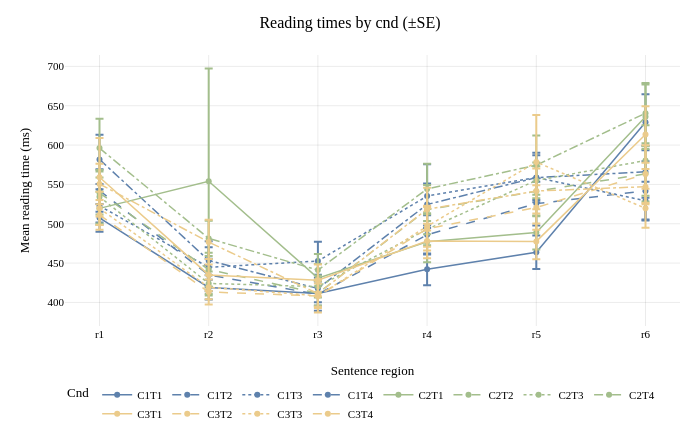
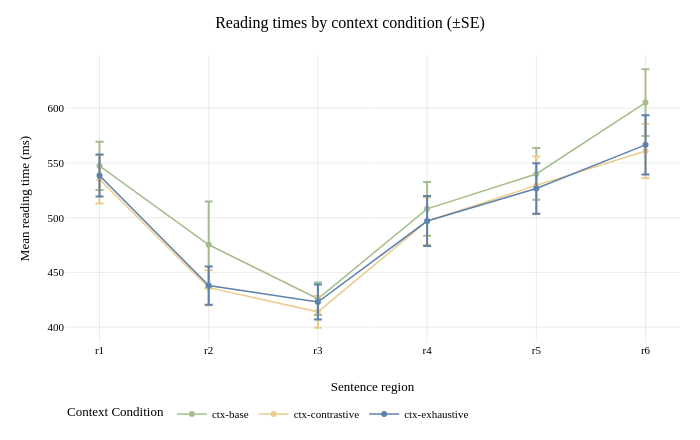
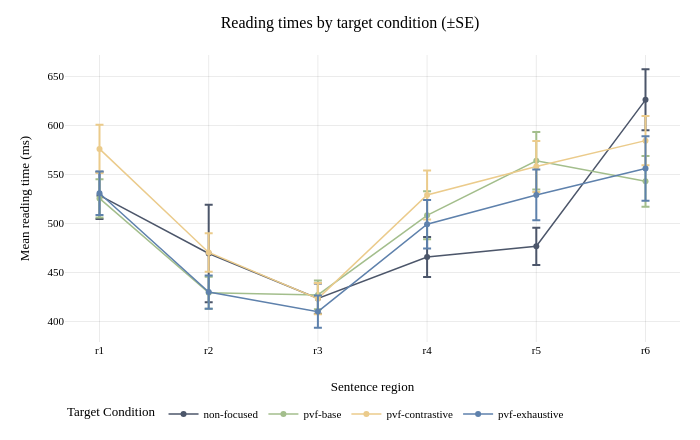

Source (notebook cell) for these figures, in order:
### Markdown cell above
#### Reading-time plots

Exhaustive is blue, base green, contrastive yellow, and non-focused grey. For combined `cnd` conditions, color identifies the context (C1 exhaustive, C2 base, C3 contrastive), while line style identifies the target (T1 non-focused: solid; T2 exhaustive: dashed; T3 base: dotted; T4 contrastive: dash-dot).

### Code cell
# Combined CxTy conditions use the context color and a target-specific line style.
condition_pairs = plot_trials[['cnd', 'context_condition', 'target_condition']].drop_duplicates()
if condition_pairs['cnd'].duplicated().any():
    raise ValueError('A combined condition maps to multiple context/target conditions')
missing_colors = set(condition_pairs['context_condition']) | set(condition_pairs['target_condition'])
missing_colors -= set(CONDITION_COLORS)
if missing_colors:
    raise ValueError(f'No Nord colors defined for conditions: {sorted(missing_colors)}')
missing_dashes = set(condition_pairs['target_condition']) - set(TARGET_DASHES)
if missing_dashes:
    raise ValueError(f'No line styles defined for target conditions: {sorted(missing_dashes)}')
combined_colors = {
    row.cnd: CONDITION_COLORS[row.context_condition]
    for row in condition_pairs.itertuples(index=False)
}
combined_dashes = {
    row.cnd: TARGET_DASHES[row.target_condition]
    for row in condition_pairs.itertuples(index=False)
}
color_map = {**CONDITION_COLORS, **combined_colors}

reading_figures = {}
for condition, summary in reading_summaries.items():
    figure = px.line(
        summary, x='region', y='mean_ms', color=condition,
        line_dash=condition if condition == 'cnd' else None,
        color_discrete_map=color_map, line_dash_map=combined_dashes,
        markers=True, error_y=ERROR_BAR, category_orders={'region': region_order},
        hover_data={'sd_ms': ':.1f', 'se_ms': ':.1f', 'n_submissions': True},
        labels={'region': 'Sentence region', 'mean_ms': 'Mean reading time (ms)',
                condition: condition.replace('_', ' ').title()},
        title=f'Reading times by {condition.replace("_", " ")} (±{ERROR_BAR[:2].upper()})'
    )
    figure.update_layout(width=FIGURE_WIDTH, height=FIGURE_HEIGHT,
                         margin=dict(l=65, r=20, t=55, b=55), hovermode='x unified',
                         legend=dict(orientation='h', yanchor='top', y=-0.2))
    reading_figures[condition] = figure
    figure.show()

### Figure 1 — Plotly figure (JSON) as saved in the notebook; plotly's stock layout.template omitted (floating-point values rounded to 4 significant figures)
{"data": [{"customdata": [[137.5, 17.75, 60.0], [119.4, 15.42, 60.0], [119.2, 15.39, 60.0], [157.3, 20.31, 60.0], [164.7, 21.27, 60.0], [275.3, 35.55, 60.0]], "error_y": {"array": [17.75, 15.42, 15.39, 20.31, 21.27, 35.55]}, "hovertemplate": "Cnd=C1T1<br>Sentence region=%{x}<br>Mean reading time (ms)=%{y}<br>sd_ms=%{customdata[0]:.1f}<br>se_ms=%{customdata[1]:.1f}<br>n_submissions=%{customdata[2]}<extra></extra>", "legendgroup": "C1T1", "line": {"color": "#5e81ac", "dash": "solid"}, "marker": {"symbol": "circle"}, "mode": "lines+markers", "name": "C1T1", "orientation": "v", "showlegend": true, "type": "scatter", "x": ["r1", "r2", "r3", "r4", "r5", "r6"], "xaxis": "x", "y": [507.5, 419.1, 411.2, 442.1, 463.8, 629.0], "yaxis": "y"}, {"customdata": [[208.9, 26.97, 60.0], [160.7, 20.75, 60.0], [162.4, 20.97, 60.0], [193.3, 24.95, 60.0], [215.8, 27.87, 60.0], [291.4, 37.62, 60.0]], "error_y": {"array": [26.97, 20.75, 20.97, 24.95, 27.87, 37.62]}, "hovertemplate": "Cnd=C1T2<br>Sentence region=%{x}<br>Mean reading time (ms)=%{y}<br>sd_ms=%{customdata[0]:.1f}<br>se_ms=%{customdata[1]:.1f}<br>n_submissions=%{customdata[2]}<extra></extra>", "legendgroup": "C1T2", "line": {"color": "#5e81ac", "dash": "dash"}, "marker": {"symbol": "circle"}, "mode": "lines+markers", "name": "C1T2", "orientation": "v", "showlegend": true, "type": "scatter", "x": ["r1", "r2", "r3", "r4", "r5", "r6"], "xaxis": "x", "y": [542.2, 434.9, 410.4, 486.0, 525.6, 541.8], "yaxis": "y"}, {"customdata": [[162.7, 21.01, 60.0], [197.0, 25.43, 60.0], [189.0, 24.4, 60.0], [313.8, 40.51, 60.0], [243.8, 31.48, 60.0], [185.7, 23.98, 60.0]], "error_y": {"array": [21.01, 25.43, 24.4, 40.51, 31.48, 23.98]}, "hovertemplate": "Cnd=C1T3<br>Sentence region=%{x}<br>Mean reading time (ms)=%{y}<br>sd_ms=%{customdata[0]:.1f}<br>se_ms=%{customdata[1]:.1f}<br>n_submissions=%{customdata[2]}<extra></extra>", "legendgroup": "C1T3", "line": {"color": "#5e81ac", "dash": "dot"}, "marker": {"symbol": "circle"}, "mode": "lines+markers", "name": "C1T3", "orientation": "v", "showlegend": true, "type": "scatter", "x": ["r1", "r2", "r3", "r4", "r5", "r6"], "xaxis": "x", "y": [522.8, 444.6, 452.6, 535.2, 558.7, 529.3], "yaxis": "y"}, {"customdata": [[243.4, 31.42, 60.0], [190.0, 24.53, 60.0], [136.3, 17.6, 60.0], [207.1, 26.73, 60.0], [219.4, 28.32, 60.0], [256.7, 33.14, 60.0]], "error_y": {"array": [31.42, 24.53, 17.6, 26.73, 28.32, 33.14]}, "hovertemplate": "Cnd=C1T4<br>Sentence region=%{x}<br>Mean reading time (ms)=%{y}<br>sd_ms=%{customdata[0]:.1f}<br>se_ms=%{customdata[1]:.1f}<br>n_submissions=%{customdata[2]}<extra></extra>", "legendgroup": "C1T4", "line": {"color": "#5e81ac", "dash": "dashdot"}, "marker": {"symbol": "circle"}, "mode": "lines+markers", "name": "C1T4", "orientation": "v", "showlegend": true, "type": "scatter", "x": ["r1", "r2", "r3", "r4", "r5", "r6"], "xaxis": "x", "y": [581.8, 453.4, 417.7, 524.5, 558.6, 566.0], "yaxis": "y"}, {"customdata": [[163.2, 21.07, 60.0], [1110.0, 143.3, 60.0], [138.2, 17.84, 60.0], [203.1, 26.22, 60.0], [167.8, 21.66, 60.0], [317.9, 41.04, 60.0]], "error_y": {"array": [21.07, 143.3, 17.84, 26.22, 21.66, 41.04]}, "hovertemplate": "Cnd=C2T1<br>Sentence region=%{x}<br>Mean reading time (ms)=%{y}<br>sd_ms=%{customdata[0]:.1f}<br>se_ms=%{customdata[1]:.1f}<br>n_submissions=%{customdata[2]}<extra></extra>", "legendgroup": "C2T1", "line": {"color": "#a3be8c", "dash": "solid"}, "marker": {"symbol": "circle"}, "mode": "lines+markers", "name": "C2T1", "orientation": "v", "showlegend": true, "type": "scatter", "x": ["r1", "r2", "r3", "r4", "r5", "r6"], "xaxis": "x", "y": [519.5, 554.0, 430.9, 477.2, 488.9, 636.1], "yaxis": "y"}, {"customdata": [[212.6, 27.45, 60.0], [166.3, 21.47, 60.0], [121.7, 15.71, 60.0], [242.7, 31.33, 60.0], [246.1, 31.77, 60.0], [271.5, 35.05, 60.0]], "error_y": {"array": [27.45, 21.47, 15.71, 31.33, 31.77, 35.05]}, "hovertemplate": "Cnd=C2T2<br>Sentence region=%{x}<br>Mean reading time (ms)=%{y}<br>sd_ms=%{customdata[0]:.1f}<br>se_ms=%{customdata[1]:.1f}<br>n_submissions=%{customdata[2]}<extra></extra>", "legendgroup": "C2T2", "line": {"color": "#a3be8c", "dash": "dash"}, "marker": {"symbol": "circle"}, "mode": "lines+markers", "name": "C2T2", "orientation": "v", "showlegend": true, "type": "scatter", "x": ["r1", "r2", "r3", "r4", "r5", "r6"], "xaxis": "x", "y": [539.1, 441.7, 411.7, 517.9, 541.3, 563.5], "yaxis": "y"}, {"customdata": [[264.2, 34.11, 60.0], [117.5, 15.17, 60.0], [108.6, 14.02, 60.0], [158.2, 20.43, 60.0], [175.2, 22.62, 60.0], [347.2, 44.82, 60.0]], "error_y": {"array": [34.11, 15.17, 14.02, 20.43, 22.62, 44.82]}, "hovertemplate": "Cnd=C2T3<br>Sentence region=%{x}<br>Mean reading time (ms)=%{y}<br>sd_ms=%{customdata[0]:.1f}<br>se_ms=%{customdata[1]:.1f}<br>n_submissions=%{customdata[2]}<extra></extra>", "legendgroup": "C2T3", "line": {"color": "#a3be8c", "dash": "dot"}, "marker": {"symbol": "circle"}, "mode": "lines+markers", "name": "C2T3", "orientation": "v", "showlegend": true, "type": "scatter", "x": ["r1", "r2", "r3", "r4", "r5", "r6"], "xaxis": "x", "y": [534.3, 424.1, 420.2, 493.0, 555.1, 580.3], "yaxis": "y"}, {"customdata": [[288.6, 37.26, 60.0], [173.1, 22.35, 60.0], [158.3, 20.44, 60.0], [249.0, 32.14, 60.0], [291.8, 37.67, 60.0], [296.1, 38.23, 60.0]], "error_y": {"array": [37.26, 22.35, 20.44, 32.14, 37.67, 38.23]}, "hovertemplate": "Cnd=C2T4<br>Sentence region=%{x}<br>Mean reading time (ms)=%{y}<br>sd_ms=%{customdata[0]:.1f}<br>se_ms=%{customdata[1]:.1f}<br>n_submissions=%{customdata[2]}<extra></extra>", "legendgroup": "C2T4", "line": {"color": "#a3be8c", "dash": "dashdot"}, "marker": {"symbol": "circle"}, "mode": "lines+markers", "name": "C2T4", "orientation": "v", "showlegend": true, "type": "scatter", "x": ["r1", "r2", "r3", "r4", "r5", "r6"], "xaxis": "x", "y": [596.1, 481.3, 441.1, 544.3, 574.4, 640.5], "yaxis": "y"}, {"customdata": [[386.5, 49.9, 60.0], [157.8, 20.37, 60.0], [156.6, 20.22, 60.0], [169.7, 21.91, 60.0], [175.1, 22.6, 60.0], [278.3, 35.93, 60.0]], "error_y": {"array": [49.9, 20.37, 20.22, 21.91, 22.6, 35.93]}, "hovertemplate": "Cnd=C3T1<br>Sentence region=%{x}<br>Mean reading time (ms)=%{y}<br>sd_ms=%{customdata[0]:.1f}<br>se_ms=%{customdata[1]:.1f}<br>n_submissions=%{customdata[2]}<extra></extra>", "legendgroup": "C3T1", "line": {"color": "#ebcb8b", "dash": "solid"}, "marker": {"symbol": "circle"}, "mode": "lines+markers", "name": "C3T1", "orientation": "v", "showlegend": true, "type": "scatter", "x": ["r1", "r2", "r3", "r4", "r5", "r6"], "xaxis": "x", "y": [559.1, 435.0, 428.1, 478.1, 477.6, 613.5], "yaxis": "y"}, {"customdata": [[146.8, 18.96, 60.0], [122.5, 15.82, 60.0], [161.8, 20.88, 60.0], [214.2, 27.65, 60.0], [218.7, 28.24, 60.0], [284.5, 36.73, 60.0]], "error_y": {"array": [18.96, 15.82, 20.88, 27.65, 28.24, 36.73]}, "hovertemplate": "Cnd=C3T2<br>Sentence region=%{x}<br>Mean reading time (ms)=%{y}<br>sd_ms=%{customdata[0]:.1f}<br>se_ms=%{customdata[1]:.1f}<br>n_submissions=%{customdata[2]}<extra></extra>", "legendgroup": "C3T2", "line": {"color": "#ebcb8b", "dash": "dash"}, "marker": {"symbol": "circle"}, "mode": "lines+markers", "name": "C3T2", "orientation": "v", "showlegend": true, "type": "scatter", "x": ["r1", "r2", "r3", "r4", "r5", "r6"], "xaxis": "x", "y": [511.3, 413.4, 408.2, 493.7, 520.6, 563.1], "yaxis": "y"}, {"customdata": [[163.7, 21.13, 60.0], [119.4, 15.42, 60.0], [121.7, 15.71, 60.0], [200.6, 25.9, 60.0], [463.4, 59.82, 60.0], [191.7, 24.75, 60.0]], "error_y": {"array": [21.13, 15.42, 15.71, 25.9, 59.82, 24.75]}, "hovertemplate": "Cnd=C3T3<br>Sentence region=%{x}<br>Mean reading time (ms)=%{y}<br>sd_ms=%{customdata[0]:.1f}<br>se_ms=%{customdata[1]:.1f}<br>n_submissions=%{customdata[2]}<extra></extra>", "legendgroup": "C3T3", "line": {"color": "#ebcb8b", "dash": "dot"}, "marker": {"symbol": "circle"}, "mode": "lines+markers", "name": "C3T3", "orientation": "v", "showlegend": true, "type": "scatter", "x": ["r1", "r2", "r3", "r4", "r5", "r6"], "xaxis": "x", "y": [519.7, 419.4, 408.5, 496.8, 578.4, 519.6], "yaxis": "y"}, {"customdata": [[199.5, 25.76, 60.0], [220.7, 28.49, 60.0], [130.2, 16.81, 60.0], [210.6, 27.19, 60.0], [221.7, 28.62, 60.0], [173.6, 22.41, 60.0]], "error_y": {"array": [25.76, 28.49, 16.81, 27.19, 28.62, 22.41]}, "hovertemplate": "Cnd=C3T4<br>Sentence region=%{x}<br>Mean reading time (ms)=%{y}<br>sd_ms=%{customdata[0]:.1f}<br>se_ms=%{customdata[1]:.1f}<br>n_submissions=%{customdata[2]}<extra></extra>", "legendgroup": "C3T4", "line": {"color": "#ebcb8b", "dash": "dashdot"}, "marker": {"symbol": "circle"}, "mode": "lines+markers", "name": "C3T4", "orientation": "v", "showlegend": true, "type": "scatter", "x": ["r1", "r2", "r3", "r4", "r5", "r6"], "xaxis": "x", "y": [550.6, 476.7, 411.2, 518.5, 541.6, 547.1], "yaxis": "y"}], "layout": {"height": 440, "hovermode": "x unified", "legend": {"orientation": "h", "title": {"text": "Cnd"}, "tracegroupgap": 0, "y": -0.2, "yanchor": "top"}, "margin": {"b": 55, "l": 65, "r": 20, "t": 55}, "title": {"text": "Reading times by cnd (±SE)"}, "width": 700, "xaxis": {"anchor": "y", "categoryarray": ["r1", "r2", "r3", "r4", "r5", "r6"], "categoryorder": "array", "domain": [0, 1], "title": {"text": "Sentence region"}}, "yaxis": {"anchor": "x", "domain": [0, 1], "title": {"text": "Mean reading time (ms)"}}}}

### Figure 2 — Plotly figure (JSON) as saved in the notebook; plotly's stock layout.template omitted (floating-point values rounded to 4 significant figures)
{"data": [{"customdata": [[171.0, 22.08, 60.0], [306.1, 39.51, 60.0], [114.9, 14.83, 60.0], [190.0, 24.53, 60.0], [183.0, 23.62, 60.0], [235.4, 30.38, 60.0]], "error_y": {"array": [22.08, 39.51, 14.83, 24.53, 23.62, 30.38]}, "hovertemplate": "Context Condition=ctx-base<br>Sentence region=%{x}<br>Mean reading time (ms)=%{y}<br>sd_ms=%{customdata[0]:.1f}<br>se_ms=%{customdata[1]:.1f}<br>n_submissions=%{customdata[2]}<extra></extra>", "legendgroup": "ctx-base", "line": {"color": "#a3be8c", "dash": "solid"}, "marker": {"symbol": "circle"}, "mode": "lines+markers", "name": "ctx-base", "orientation": "v", "showlegend": true, "type": "scatter", "x": ["r1", "r2", "r3", "r4", "r5", "r6"], "xaxis": "x", "y": [547.3, 475.3, 426.0, 508.1, 539.9, 605.1], "yaxis": "y"}, {"customdata": [[171.2, 22.1, 60.0], [123.7, 15.97, 60.0], [111.9, 14.45, 60.0], [167.1, 21.58, 60.0], [203.7, 26.3, 60.0], [192.6, 24.86, 60.0]], "error_y": {"array": [22.1, 15.97, 14.45, 21.58, 26.3, 24.86]}, "hovertemplate": "Context Condition=ctx-contrastive<br>Sentence region=%{x}<br>Mean reading time (ms)=%{y}<br>sd_ms=%{customdata[0]:.1f}<br>se_ms=%{customdata[1]:.1f}<br>n_submissions=%{customdata[2]}<extra></extra>", "legendgroup": "ctx-contrastive", "line": {"color": "#ebcb8b", "dash": "solid"}, "marker": {"symbol": "circle"}, "mode": "lines+markers", "name": "ctx-contrastive", "orientation": "v", "showlegend": true, "type": "scatter", "x": ["r1", "r2", "r3", "r4", "r5", "r6"], "xaxis": "x", "y": [535.1, 436.1, 414.0, 496.8, 529.5, 560.9], "yaxis": "y"}, {"customdata": [[148.2, 19.13, 60.0], [135.1, 17.45, 60.0], [123.3, 15.92, 60.0], [176.3, 22.76, 60.0], [179.0, 23.11, 60.0], [209.5, 27.05, 60.0]], "error_y": {"array": [19.13, 17.45, 15.92, 22.76, 23.11, 27.05]}, "hovertemplate": "Context Condition=ctx-exhaustive<br>Sentence region=%{x}<br>Mean reading time (ms)=%{y}<br>sd_ms=%{customdata[0]:.1f}<br>se_ms=%{customdata[1]:.1f}<br>n_submissions=%{customdata[2]}<extra></extra>", "legendgroup": "ctx-exhaustive", "line": {"color": "#5e81ac", "dash": "solid"}, "marker": {"symbol": "circle"}, "mode": "lines+markers", "name": "ctx-exhaustive", "orientation": "v", "showlegend": true, "type": "scatter", "x": ["r1", "r2", "r3", "r4", "r5", "r6"], "xaxis": "x", "y": [538.6, 438.0, 423.0, 496.9, 526.7, 566.5], "yaxis": "y"}], "layout": {"height": 440, "hovermode": "x unified", "legend": {"orientation": "h", "title": {"text": "Context Condition"}, "tracegroupgap": 0, "y": -0.2, "yanchor": "top"}, "margin": {"b": 55, "l": 65, "r": 20, "t": 55}, "title": {"text": "Reading times by context condition (±SE)"}, "width": 700, "xaxis": {"anchor": "y", "categoryarray": ["r1", "r2", "r3", "r4", "r5", "r6"], "categoryorder": "array", "domain": [0, 1], "title": {"text": "Sentence region"}}, "yaxis": {"anchor": "x", "domain": [0, 1], "title": {"text": "Mean reading time (ms)"}}}}

### Figure 3 — Plotly figure (JSON) as saved in the notebook; plotly's stock layout.template omitted (floating-point values rounded to 4 significant figures)
{"data": [{"customdata": [[186.8, 24.11, 60.0], [385.9, 49.82, 60.0], [119.8, 15.46, 60.0], [158.5, 20.46, 60.0], [147.4, 19.03, 60.0], [241.1, 31.13, 60.0]], "error_y": {"array": [24.11, 49.82, 15.46, 20.46, 19.03, 31.13]}, "hovertemplate": "Target Condition=non-focused<br>Sentence region=%{x}<br>Mean reading time (ms)=%{y}<br>sd_ms=%{customdata[0]:.1f}<br>se_ms=%{customdata[1]:.1f}<br>n_submissions=%{customdata[2]}<extra></extra>", "legendgroup": "non-focused", "line": {"color": "#4c566a", "dash": "solid"}, "marker": {"symbol": "circle"}, "mode": "lines+markers", "name": "non-focused", "orientation": "v", "showlegend": true, "type": "scatter", "x": ["r1", "r2", "r3", "r4", "r5", "r6"], "xaxis": "x", "y": [528.7, 469.4, 423.4, 465.8, 476.7, 626.2], "yaxis": "y"}, {"customdata": [[151.5, 19.56, 60.0], [126.9, 16.38, 60.0], [114.2, 14.74, 60.0], [189.6, 24.48, 60.0], [227.2, 29.33, 60.0], [200.8, 25.92, 60.0]], "error_y": {"array": [19.56, 16.38, 14.74, 24.48, 29.33, 25.92]}, "hovertemplate": "Target Condition=pvf-base<br>Sentence region=%{x}<br>Mean reading time (ms)=%{y}<br>sd_ms=%{customdata[0]:.1f}<br>se_ms=%{customdata[1]:.1f}<br>n_submissions=%{customdata[2]}<extra></extra>", "legendgroup": "pvf-base", "line": {"color": "#a3be8c", "dash": "solid"}, "marker": {"symbol": "circle"}, "mode": "lines+markers", "name": "pvf-base", "orientation": "v", "showlegend": true, "type": "scatter", "x": ["r1", "r2", "r3", "r4", "r5", "r6"], "xaxis": "x", "y": [525.6, 429.4, 427.1, 508.3, 564.1, 543.1], "yaxis": "y"}, {"customdata": [[190.9, 24.64, 60.0], [152.1, 19.63, 60.0], [123.4, 15.93, 60.0], [194.5, 25.1, 60.0], [202.2, 26.1, 60.0], [195.3, 25.21, 60.0]], "error_y": {"array": [24.64, 19.63, 15.93, 25.1, 26.1, 25.21]}, "hovertemplate": "Target Condition=pvf-contrastive<br>Sentence region=%{x}<br>Mean reading time (ms)=%{y}<br>sd_ms=%{customdata[0]:.1f}<br>se_ms=%{customdata[1]:.1f}<br>n_submissions=%{customdata[2]}<extra></extra>", "legendgroup": "pvf-contrastive", "line": {"color": "#ebcb8b", "dash": "solid"}, "marker": {"symbol": "circle"}, "mode": "lines+markers", "name": "pvf-contrastive", "orientation": "v", "showlegend": true, "type": "scatter", "x": ["r1", "r2", "r3", "r4", "r5", "r6"], "xaxis": "x", "y": [576.2, 470.5, 423.3, 529.1, 558.2, 584.6], "yaxis": "y"}, {"customdata": [[171.4, 22.13, 60.0], [131.9, 17.03, 60.0], [126.7, 16.35, 60.0], [191.1, 24.66, 60.0], [201.0, 25.95, 60.0], [255.3, 32.95, 60.0]], "error_y": {"array": [22.13, 17.03, 16.35, 24.66, 25.95, 32.95]}, "hovertemplate": "Target Condition=pvf-exhaustive<br>Sentence region=%{x}<br>Mean reading time (ms)=%{y}<br>sd_ms=%{customdata[0]:.1f}<br>se_ms=%{customdata[1]:.1f}<br>n_submissions=%{customdata[2]}<extra></extra>", "legendgroup": "pvf-exhaustive", "line": {"color": "#5e81ac", "dash": "solid"}, "marker": {"symbol": "circle"}, "mode": "lines+markers", "name": "pvf-exhaustive", "orientation": "v", "showlegend": true, "type": "scatter", "x": ["r1", "r2", "r3", "r4", "r5", "r6"], "xaxis": "x", "y": [530.9, 430.0, 410.1, 499.2, 529.2, 556.1], "yaxis": "y"}], "layout": {"height": 440, "hovermode": "x unified", "legend": {"orientation": "h", "title": {"text": "Target Condition"}, "tracegroupgap": 0, "y": -0.2, "yanchor": "top"}, "margin": {"b": 55, "l": 65, "r": 20, "t": 55}, "title": {"text": "Reading times by target condition (±SE)"}, "width": 700, "xaxis": {"anchor": "y", "categoryarray": ["r1", "r2", "r3", "r4", "r5", "r6"], "categoryorder": "array", "domain": [0, 1], "title": {"text": "Sentence region"}}, "yaxis": {"anchor": "x", "domain": [0, 1], "title": {"text": "Mean reading time (ms)"}}}}
